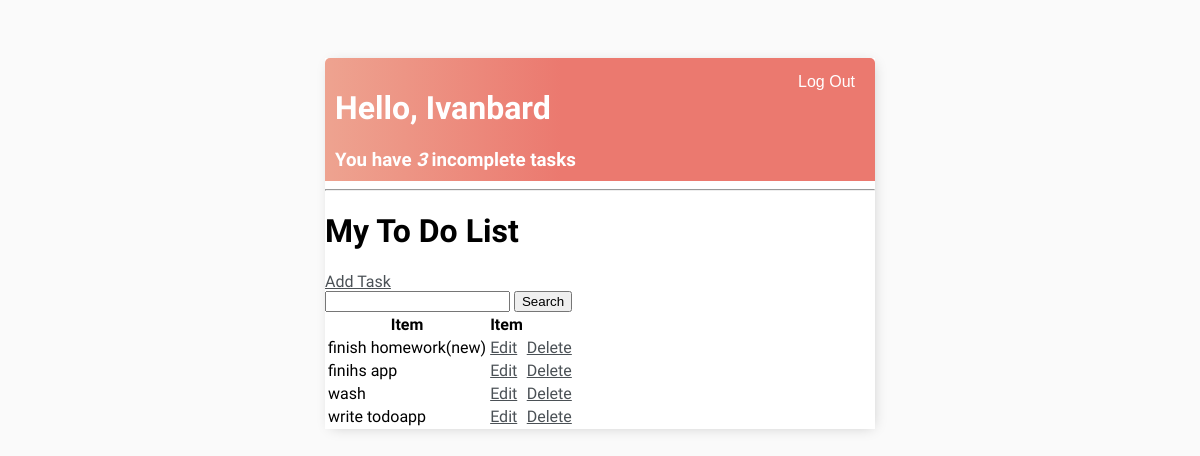
The app's page / (signed in), older data.
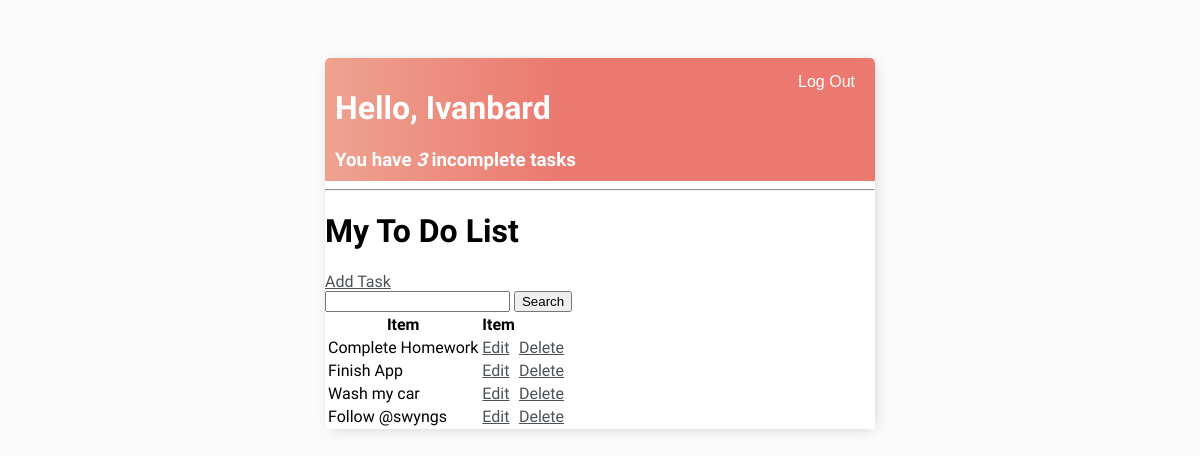
The same page, newer data.
### base/models.py (models this page shows, shortened)
class Task(models.Model):
    user = models.ForeignKey(User, on_delete=models.CASCADE, null=True, blank=True) #if user deleted, delete(cascade) their tasks with them
    title = models.CharField(max_length=200)
    description = models.TextField(null=True, blank=True)
    complete = models.BooleanField(default=False)
    created = models.DateTimeField(auto_now_add=True) #automatically take the time and date at creation
    class Meta:
        ordering = ['complete'] #order by the complete values above

### base/views.py (the view)
# urls.py: path('', TaskList.as_view(), name='tasks'), #base url
class TaskList(LoginRequiredMixin, ListView):
    model = Task
    context_object_name = 'tasks'
    def get_context_data(self, **kwargs):
        context = super().get_context_data(**kwargs)
        context['tasks'] = context['tasks'].filter(user=self.request.user)
        context['count'] = context['tasks'].filter(complete=False).count()
        search_input = self.request.GET.get('search-area') or ''
        if search_input:
            context['tasks'] = context['tasks'].filter(title__icontains=search_input)
        context['search_input'] = search_input
        return context

### base/templates/base/task_list.html (shortened to what this page needs)
{% extends 'base/main.html' %}
{% block content %}
<div class="header-bar">
    <div>
        <h1>Hello, {{request.user|title}}</h1>
        <h3 style="margin:0">You have <i>{{count}}</i> incomplete task{{ count|pluralize:"s" }}</h3>
    </div>
    {% if request.user.is_authenticated %}
    <form method="post" action="{% url 'logout' %}">
        <button type="submit" class="btn btn-logout">Log Out</button>
    </form>
    {% else %}
    <a href="{%url 'login'%}">Log In</a>
    {%endif%}
</div>
<hr>
<h1>My To Do List</h1>
<a href="{% url 'task-create' %}">Add Task</a>
<form method="GET">
    <input type="text" name='search-area' value="{{search_input}}">
    <input type="submit" value="Search">
</form>
<table>
    <tr>
        <th>Item</th>
        <th>Item</th>
    </tr>
    {% for task in tasks %}
    <tr>
        <td>{{task.title}}</td>
        <td><a href="{% url 'task-update' task.id %}">Edit</a></td>
        <td><a href="{% url 'task-delete' task.id %}">Delete</a></td>
    </tr>
    {% empty %}
        <h3>No items in the list</h3>
    {% endfor %}
</table>
{% endblock content %}

### base/templates/base/main.html (shortened to what this page needs)
<!DOCTYPE html>
<html lang="en">
    <head>
    </head>
    <body>
        <div class="container">
            {% block content %}
            {% endblock content %}
        </div>
    </body>
</html>

### base/templates/base/main.html (style rules this page uses)
body { background-color: #fafafa; font-family: "Mulish", sans-serif; padding-top: 50px; }
h1, h2, h3, h4, h5, h6, { font-family: 'Raleway', sans-serif; }
a, p { color: #4b5156 }
.container { max-width: 550px; margin: auto; background-color: #FFF; -webkit-box-shadow: 2px 2px 13px -4px rgba(0,0,0,0.21); box-shadow: 2px 2px 13px -4px rgba(0,0,0,0.21); }
.header-bar { display: flex; justify-content: space-between; color: white; padding: 10px; border-radius: 5px 5px 0 0; background: linear-gradient(90deg, #EEA390 0%, #EB796F 43%, #EB796F 100%); }
.btn { padding: 8px 16px; border: none; border-radius: 4px; cursor: pointer; font-size: 16px; transition: all 0.2s; }
.btn-logout { background-color: #f44336; color: white; }
.header-bar .btn-logout { background-color: transparent; color: white; border: none; padding: 5px 10px; }

Row changes from the older to the newer data that the page shows:
changed Task: title "finish homework(new)" → "Complete Homework"
changed Task: title "finihs app" → "Finish App"
changed Task: title "wash" → "Wash my car"
changed Task: title "write todoapp" → "Follow @swyngs"
